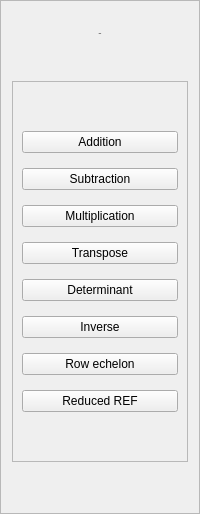
     <widget class="QFrame" name="frame">
      <property name="maximumSize">
       <size>
        <width>300</width>
        <height>16777215</height>
       </size>
      </property>
      <property name="frameShape">
       <enum>QFrame::StyledPanel</enum>
      </property>
      <property name="frameShadow">
       <enum>QFrame::Raised</enum>
      </property>
      <layout class="QVBoxLayout" name="verticalLayout_3">
       <item>
        <spacer name="verticalSpacer_2">
         <property name="orientation">
          <enum>Qt::Vertical</enum>
         </property>
         <property name="sizeType">
          <enum>QSizePolicy::Fixed</enum>
         </property>
         <property name="sizeHint" stdset="0">
          <size>
           <width>20</width>
           <height>20</height>
          </size>
         </property>
        </spacer>
       </item>
       <item>
        <widget class="QLabel" name="label_logo">
         <property name="maximumSize">
          <size>
           <width>190</width>
           <height>70</height>
          </size>
         </property>
         <property name="font">
          <font>
           <family>Poppins</family>
           <pointsize>-1</pointsize>
           <italic>false</italic>
           <bold>true</bold>
          </font>
         </property>
         <property name="text">
          <string>Logo</string>
         </property>
         <property name="alignment">
          <set>Qt::AlignCenter</set>
         </property>
        </widget>
       </item>
       <item>
        <spacer name="verticalSpacer_3">
         <property name="orientation">
          <enum>Qt::Vertical</enum>
         </property>
         <property name="sizeHint" stdset="0">
          <size>
           <width>20</width>
           <height>40</height>
          </size>
         </property>
        </spacer>
       </item>
       <item>
        <widget class="QFrame" name="frame_3">
         <property name="maximumSize">
          <size>
           <width>180</width>
           <height>500</height>
          </size>
         </property>
         <property name="frameShape">
          <enum>QFrame::StyledPanel</enum>
         </property>
         <property name="frameShadow">
          <enum>QFrame::Raised</enum>
         </property>
         <layout class="QVBoxLayout" name="verticalLayout_2">
          <property name="leftMargin">
           <number>9</number>
          </property>
          <item>
           <layout class="QVBoxLayout" name="verticalLayout">
            <property name="spacing">
             <number>15</number>
            </property>
            <item>
             <spacer name="verticalSpacer_4">
              <property name="orientation">
               <enum>Qt::Vertical</enum>
              </property>
              <property name="sizeHint" stdset="0">
               <size>
                <width>20</width>
                <height>40</height>
               </size>
              </property>
             </spacer>
            </item>
            <item>
             <widget class="QPushButton" name="button_addition">
              <property name="sizePolicy">
               <sizepolicy hsizetype="Preferred" vsizetype="Fixed">
                <horstretch>0</horstretch>
                <verstretch>0</verstretch>
               </sizepolicy>
              </property>
              <property name="cursor">
               <cursorShape>PointingHandCursor</cursorShape>
              </property>
              <property name="text">
               <string>Addition</string>
              </property>
              <property name="checkable">
               <bool>true</bool>
              </property>
             </widget>
            </item>
            <item>
             <widget class="QPushButton" name="button_subtraction">
              <property name="cursor">
               <cursorShape>PointingHandCursor</cursorShape>
              </property>
              <property name="text">
               <string>Subtraction</string>
              </property>
              <property name="checkable">
               <bool>true</bool>
              </property>
             </widget>
            </item>
            <item>
             <widget class="QPushButton" name="button_multiplication">
              <property name="cursor">
               <cursorShape>PointingHandCursor</cursorShape>
              </property>
              <property name="text">
               <string>Multiplication</string>
              </property>
              <property name="checkable">
               <bool>true</bool>
              </property>
             </widget>
            </item>
            <item>
             <widget class="QPushButton" name="button_transpose">
              <property name="cursor">
               <cursorShape>PointingHandCursor</cursorShape>
              </property>
              <property name="text">
               <string>Transpose</string>
              </property>
              <property name="checkable">
               <bool>true</bool>
              </property>
             </widget>
            </item>
            <item>
             <widget class="QPushButton" name="button_determinant">
              <property name="cursor">
               <cursorShape>PointingHandCursor</cursorShape>
              </property>
              <property name="text">
               <string>Determinant</string>
              </property>
              <property name="checkable">
               <bool>true</bool>
              </property>
             </widget>
            </item>
            <item>
             <widget class="QPushButton" name="button_inverse">
              <property name="cursor">
               <cursorShape>PointingHandCursor</cursorShape>
              </property>
              <property name="text">
               <string>Inverse</string>
              </property>
              <property name="checkable">
               <bool>true</bool>
              </property>
             </widget>
            </item>
            <item>
             <widget class="QPushButton" name="button_ref">
              <property name="cursor">
               <cursorShape>PointingHandCursor</cursorShape>
              </property>
              <property name="text">
               <string>Row echelon</string>
              </property>
              <property name="checkable">
               <bool>true</bool>
              </property>
             </widget>
            </item>
            <item>
             <widget class="QPushButton" name="button_rref">
              <property name="cursor">
               <cursorShape>PointingHandCursor</cursorShape>
              </property>
              <property name="text">
               <string>Reduced REF</string>
              </property>
              <property name="checkable">
               <bool>true</bool>
              </property>
             </widget>
            </item>
            <item>
             <spacer name="verticalSpacer_5">
              <property name="orientation">
               <enum>Qt::Vertical</enum>
              </property>
              <property name="sizeHint" stdset="0">
               <size>
                <width>20</width>
                <height>40</height>
               </size>
              </property>
             </spacer>
            </item>
           </layout>
          </item>
         </layout>
        </widget>
       </item>
       <item>
        <spacer name="verticalSpacer">
         <property name="orientation">
          <enum>Qt::Vertical</enum>
         </property>
         <property name="sizeHint" stdset="0">
          <size>
           <width>20</width>
           <height>40</height>
          </size>
         </property>
        </spacer>
       </item>
      </layout>
     </widget>
